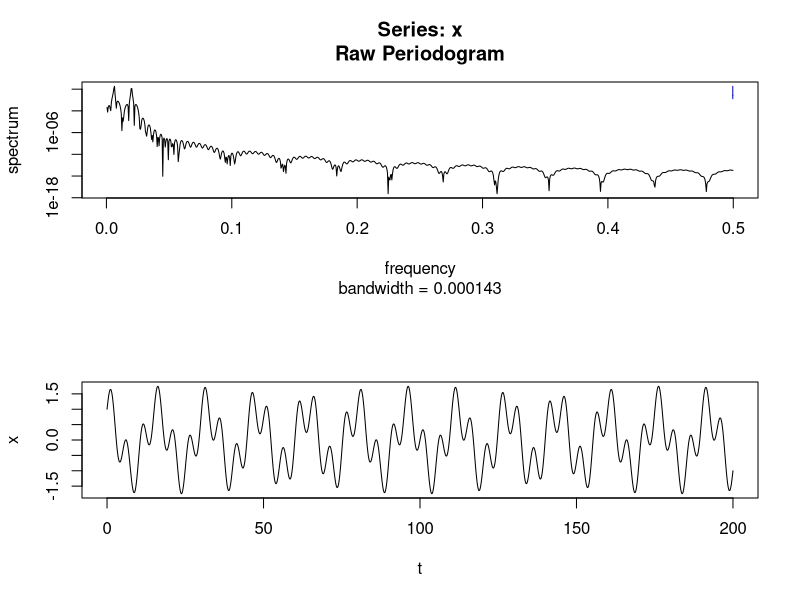

This chart was generated by the following R code:
##Spectral Analysis

t<- seq(0,200, by = 0.1)
x<- cos(2*pi*t/16)+0.75*sin(2*pi*t/5)
par(mfrow=c(2,1))

spectrum(x)
#graphics.off() 
#par("mar") 
#par(mar=c(1,1,1,1))
plot(t,x,'l')
